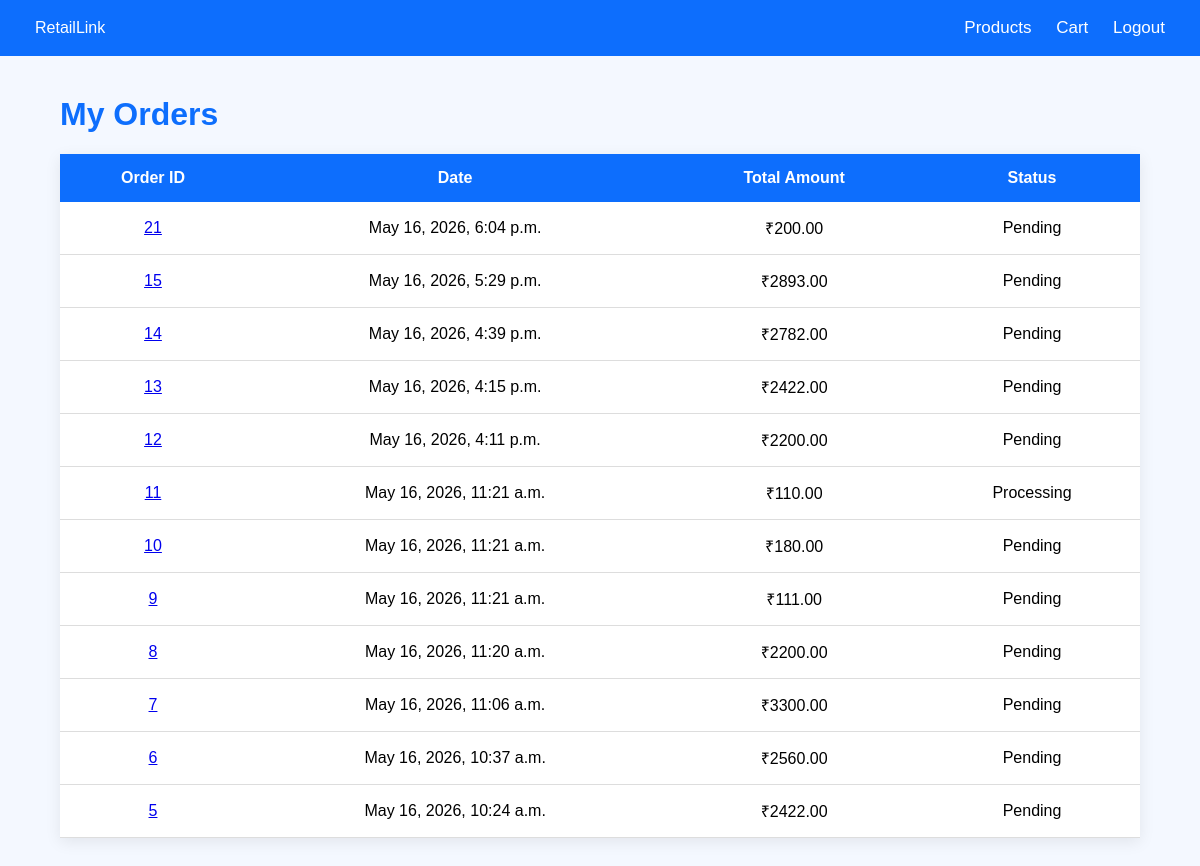
The page /my-orders/ (signed in) on the database its author committed.
### orders/models.py (models this page shows, shortened)
class Order(models.Model):
    retailer = models.ForeignKey(
        User,
        on_delete=models.CASCADE,
        null=True,
        blank=True
    )
    STATUS_CHOICES = (
    ('Pending', 'Pending'),
    ('Processing', 'Processing'),
    ('Shipped', 'Shipped'),
    ('Delivered', 'Delivered'),
    )
    created_at = models.DateTimeField(
        auto_now_add=True
    )
    status = models.CharField(
    max_length=20,
    choices=STATUS_CHOICES,
    default='Pending'
    )
    total_amount = models.DecimalField(
        max_digits=10,
        decimal_places=2
    )

### orders/views.py (the view)
# urls.py: path('my-orders/', my_orders, name='my_orders'),
@login_required(login_url='/login/')
def my_orders(request):
    orders = Order.objects.filter(
        retailer=request.user
    ).order_by('-created_at')
    return render(
        request,
        'my_orders.html',
        {
            'orders': orders
        }
    )

### templates/my_orders.html (shortened to what this page needs)
<!DOCTYPE html>
<html>
<head>
</head>
<body>
<nav>
    <div>
        RetailLink
    </div>
    <div>
        <a href="/products/">
            Products
        </a>
        <a href="/cart/">
            Cart
        </a>
        <a href="/logout/">
            Logout
        </a>
    </div>
</nav>
<div class="container">
    <h1>My Orders</h1>
    {% if orders %}
    <table>
        <tr>
            <th>Order ID</th>
            <th>Date</th>
            <th>Total Amount</th>
            <th>Status</th>
        </tr>
        {% for order in orders %}
        <tr>
            <td>
                <a href="/order/{{ order.id }}/">
                     {{ order.id }}
                </a>
            </td>
            <td>
                {{ order.created_at }}
            </td>
            <td>
                ₹{{ order.total_amount }}
            </td>
            <td>
                 {{ order.status }}
            </td>
        </tr>
        {% endfor %}
    </table>
    {% endif %}
</div>
</body>
</html>

### templates/my_orders.html (style rules this page uses)
body { margin:0; font-family:Arial; background:#f4f8ff; }
nav { background:#0d6efd; color:white; padding:18px 35px; display:flex; justify-content:space-between; align-items:center; }
nav a { color:white; text-decoration:none; margin-left:20px; font-size:17px; }
.container { width:90%; margin:40px auto; }
h1 { color:#0d6efd; }
table { width:100%; border-collapse:collapse; background:white; box-shadow:0 4px 15px rgba(0,0,0,.08); }
th { background:#0d6efd; color:white; padding:15px; }
td { padding:15px; border-bottom:1px solid #ddd; text-align:center; }

### rows shown on the page
Order: id "21", created_at "May 16, 2026, 6:04 p.m.", total_amount "200.00", status "Pending"
Order: id "15", created_at "May 16, 2026, 5:29 p.m.", total_amount "2893.00", status "Pending"
Order: id "14", created_at "May 16, 2026, 4:39 p.m.", total_amount "2782.00", status "Pending"
Order: id "13", created_at "May 16, 2026, 4:15 p.m.", total_amount "2422.00", status "Pending"
Order: id "12", created_at "May 16, 2026, 4:11 p.m.", total_amount "2200.00", status "Pending"
Order: id "11", created_at "May 16, 2026, 11:21 a.m.", total_amount "110.00", status "Processing"
Order: id "10", created_at "May 16, 2026, 11:21 a.m.", total_amount "180.00", status "Pending"
Order: id "9", created_at "May 16, 2026, 11:21 a.m.", total_amount "111.00", status "Pending"
Order: id "8", created_at "May 16, 2026, 11:20 a.m.", total_amount "2200.00", status "Pending"
Order: id "7", created_at "May 16, 2026, 11:06 a.m.", total_amount "3300.00", status "Pending"
Order: id "6", created_at "May 16, 2026, 10:37 a.m.", total_amount "2560.00", status "Pending"
Order: id "5", created_at "May 16, 2026, 10:24 a.m.", total_amount "2422.00", status "Pending"
